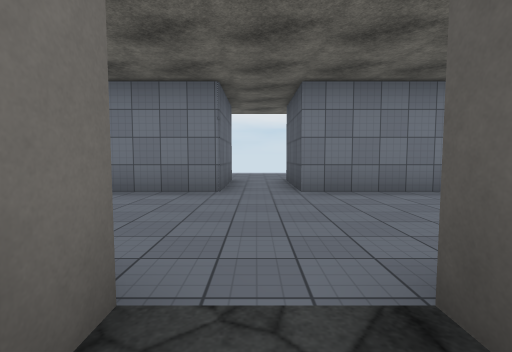
View 1 (above)

16 first-person views from a walk through a 3-D level made in the Unity game engine. The camera is 1.3 m above the floor, tilts 4° down and sees 85° across. The floor is counted in squares, 2 m on a side. Each view is taken from the middle of a square. On the plan, view 1 faces up. The plan holds only what a view shows up to about 9 squares ahead; the rest is blank. The place goes on beyond the plan. The player character is not drawn. Some surface patterns are stand-ins.

View 2
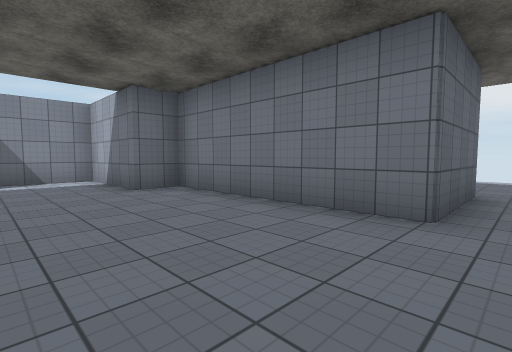

View 3
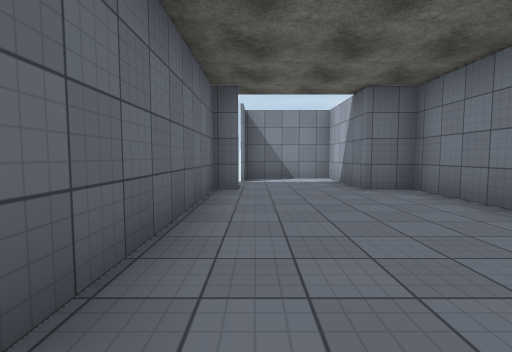

View 4
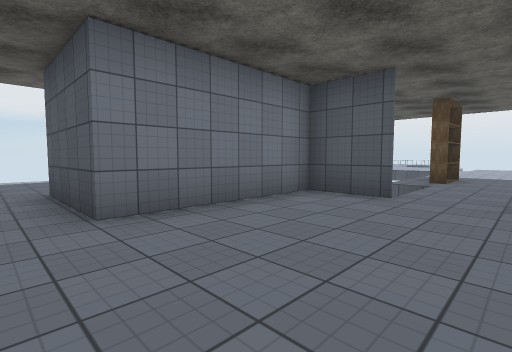

View 5
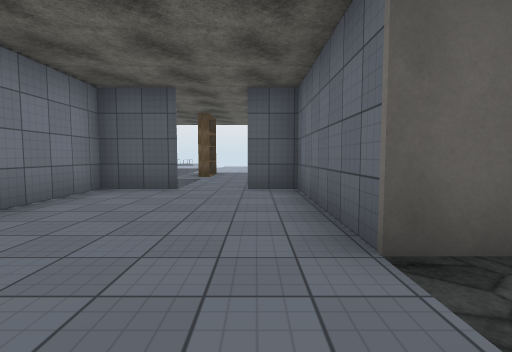

View 6
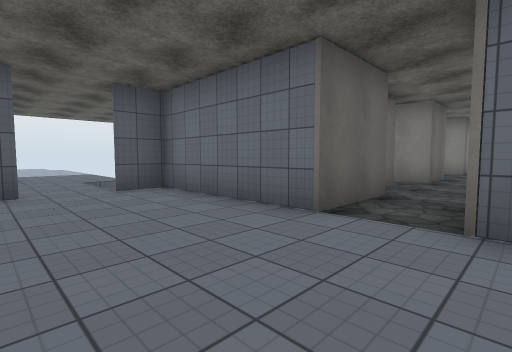

View 7
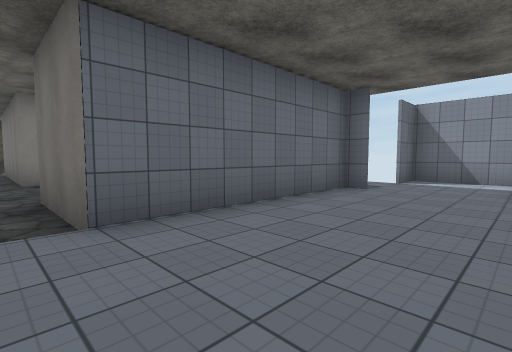

View 8
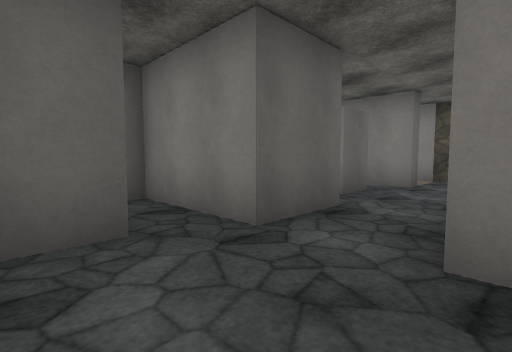

View 9
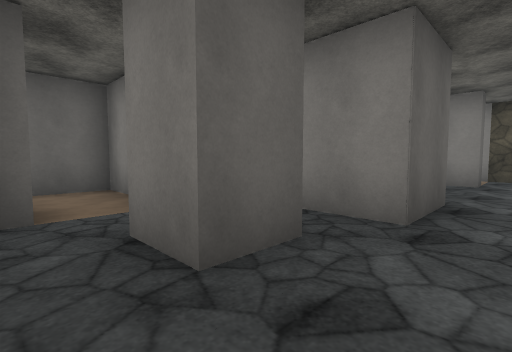

View 10
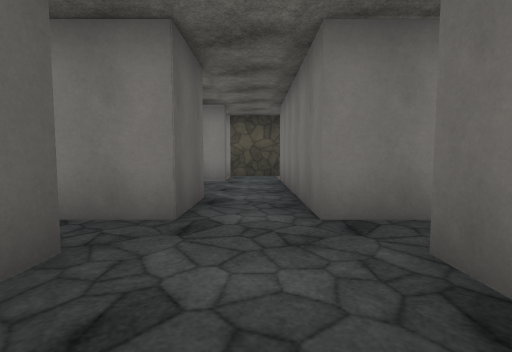

View 11
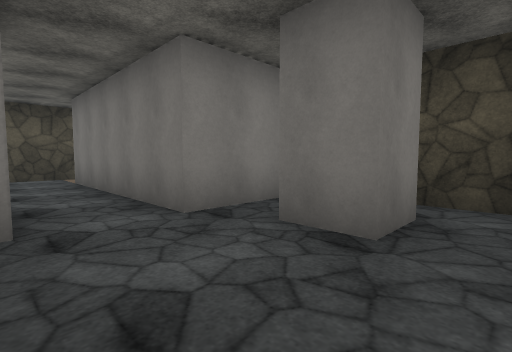

View 12
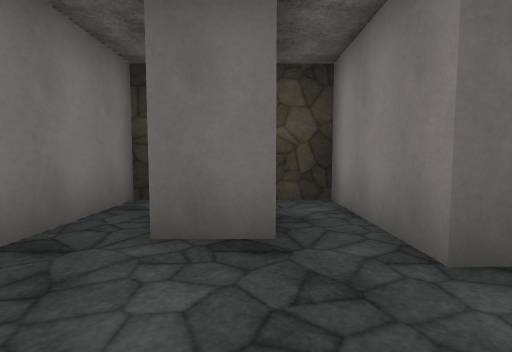

View 13
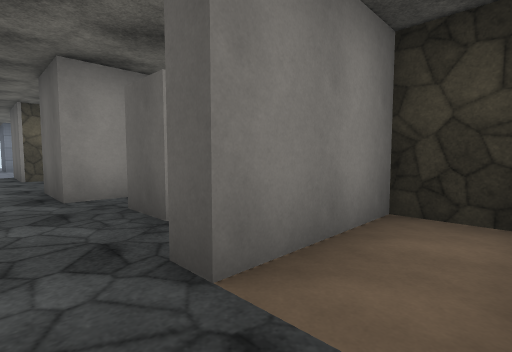

View 14
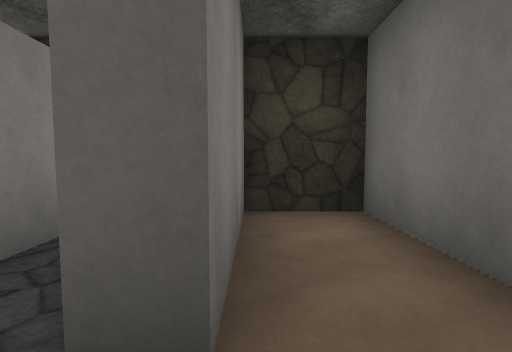

View 15
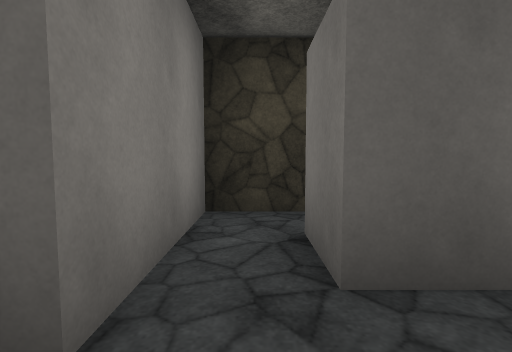

View 16
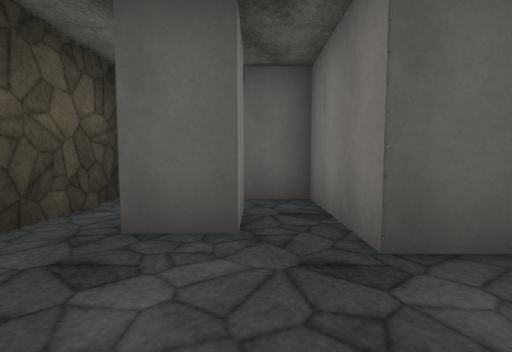

### Floor plan
Points are (right, up) in squares from view 1. A wall is a line through its corners. A room is listed if a view was taken in it or the views show most of it. See-through windows are left out.
Room 1 (views 1, 2, 3, 4, 5, 6, 7)
walls: (-0.6, 5.1) (-5.5, 5.1) (-5.5, 4.2) (-8.2, 4.2) (-8.2, 1.7) (-7.1, 1.7); (-5.5, 1.8) (-5.5, 1.2) (-0.6, 1.2) (-0.6, -0.9); (0.8, -0.9) (0.8, 1.2) (4.6, 1.2) (4.6, 2.3); (4.6, 3.5) (4.6, 5.1) (0.8, 5.1)
ways out: opening at (0, 0.5) to room 2; opening at (0, 5); opening at (7, 3)
Room 2 (views 8, 9, 10, 11, 12, 16)
walls: (-0.6, -0.9) (-3.2, -0.9); (-2.2, -1.9) (-1.2, -1.9) (-1.2, -2.9); (2.4, -2.9) (1.3, -2.9) (1.3, -1.9) (2.4, -1.9); (3.3, -1.4) (3.3, -0.9) (0.8, -0.9); (0.8, -5.4) (0.8, -3.8) (3.3, -3.8) (3.3, -2.7); (-3.2, -3.8) (-0.6, -3.8) (-0.6, -5.5)
ways out: opening at (0, 0.5) to room 1; opening at (0, -4.5) to room 4; opening at (5, -2)
Room 3 (views 13, 14)
walls: (2.2, -7.4) (1.3, -7.4); (-1, -10.3) (3.3, -10.3) (3.3, -8.9) (0.8, -8.9) (0.8, -8.4)
ways out: opening at (0, -8) to room 4
Room 4 (view 15)
walls: (1.3, -7.4) (1.3, -6.4) (2.4, -6.4); (0.8, -8.4) (1.8, -8.4); (-0.6, -5.5) (-0.6, -8.9); (3.3, -6.6) (3.3, -5.4) (0.8, -5.4)
ways out: opening at (0, -4.5) to room 2; opening at (0, -8) to room 3

Positions as (right, up) in squares from view 1, and headings:
1: (0, 0), facing up
2: (0, 2), facing up-left
3: (0, 2), facing left
4: (0, 2), facing up-right
5: (-1, 2), facing right
6: (-1, 4), facing down-right
7: (0, 4), facing down-left
8: (-1, -2), facing down-right
9: (0, -1), facing down-right
10: (0, -1), facing down
11: (1, -1), facing down-left
12: (1, -2), facing left
13: (0, -10), facing up-right
14: (0, -9), facing right
15: (0, -6), facing right
16: (-1, -3), facing right
